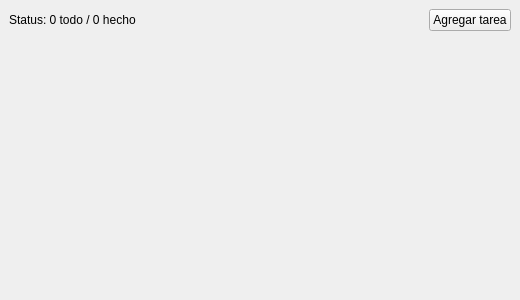
<?xml version="1.0" encoding="UTF-8"?>
<ui version="4.0">
 <class>MainWindow</class>
 <widget class="QMainWindow" name="MainWindow">
  <property name="geometry">
   <rect><x>0</x><y>0</y><width>520</width><height>300</height></rect>
  </property>
  <property name="windowTitle">
   <string>MainWindow</string>
  </property>
  <widget class="QWidget" name="centralWidget">
   <layout class="QVBoxLayout" name="verticalLayout">
    <item>
     <layout class="QHBoxLayout" name="horizontalLayout">
      <item>
       <widget class="QLabel" name="statusLabel">
        <property name="text"><string>Status: 0 todo / 0 hecho</string></property>
       </widget>
      </item>
      <item>
       <spacer name="horizontalSpacer">
        <property name="orientation"><enum>Qt::Horizontal</enum></property>
        <property name="sizeHint" stdset="0"><size><width>40</width><height>20</height></size></property>
       </spacer>
      </item>
      <item>
       <widget class="QPushButton" name="addTaskButton">
        <property name="text"><string>Agregar tarea</string></property>
       </widget>
      </item>
     </layout>
    </item>
    <item>
     <layout class="QVBoxLayout" name="tasksLayout"/>
    </item>
    <item>
     <spacer name="verticalSpacer">
      <property name="orientation"><enum>Qt::Vertical</enum></property>
      <property name="sizeHint" stdset="0"><size><width>20</width><height>40</height></size></property>
     </spacer>
    </item>
   </layout>
  </widget>
 </widget>
 <resources/>
 <connections/>
</ui>
